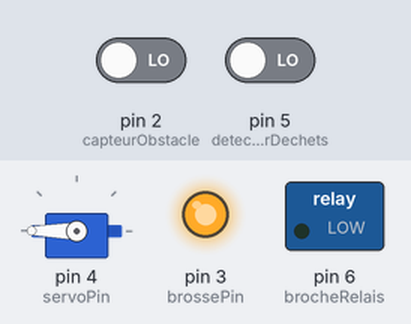
Simulated run of this sketch. Board: Arduino Uno, built with avr-gcc and run on an emulated ATmega328P. Parts: servo, switched loads named in the sketch (green lamp = pin HIGH), output pins drawn as LEDs (lit = HIGH). Inputs (shaded band) come from the test bench; at power-on: pin 2 (capteurObstacle) LOW, pin 5 (detecteurDechets) LOW.

Above: at 1.2 s.
1.3 s: pin 2 (capteurObstacle) driven HIGH
At 2.5 s:
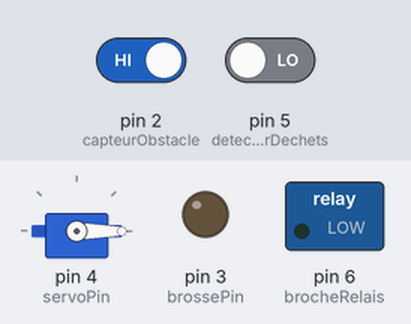
2.8 s: pin 5 (detecteurDechets) driven HIGH
At 3.9 s:
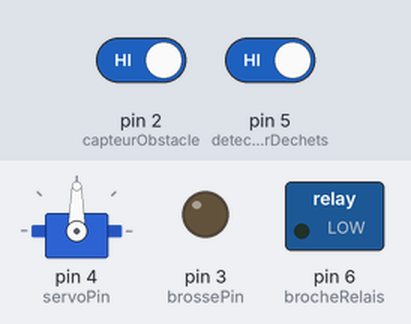
4.3 s: pin 5 (detecteurDechets) driven LOW
At 5.4 s:
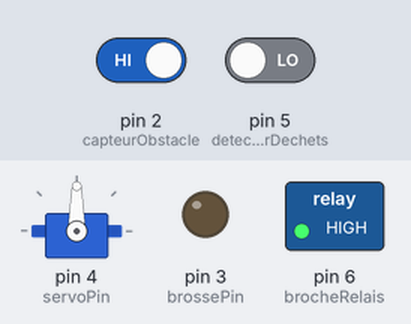
7.3 s: pin 2 (capteurObstacle) driven LOW
At 8.4 s:
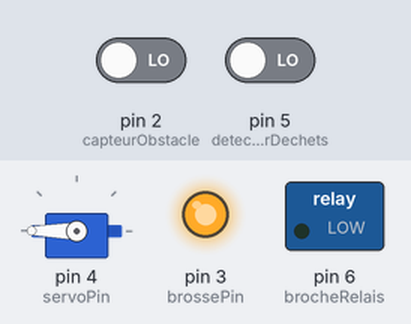
Timing chart, 0 to 9.8 s (numbered marks = the images above; inputs shaded):
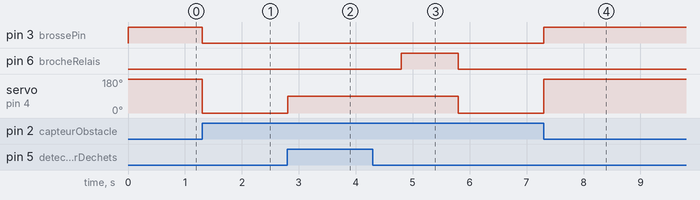

The sketch:

ir_Joe.ino
```cpp
// Inclure les bibliothèques nécessaires
#include <Servo.h>

// Définir les broches des capteurs et des actionneurs
const int capteurObstacle = 2;    // Exemple de broche pour le capteur d'obstacle
const int brossePin = 3;          // Exemple de broche pour le moteur de la brosse
const int servoPin = 4;           // Exemple de broche pour le servo-moteur
const int detecteurDechets = 5;   // Exemple de broche pour le capteur de déchets
const int brocheRelais = 6;       // Exemple de broche pour le relais de déchargement

// Déclarer les objets
Servo servo; // Créer un objet servo pour contrôler le servo-moteur

// Définir les constantes
const int angleMin = 0;   // Angle minimum pour le servo-moteur
const int angleMax = 180; // Angle maximum pour le servo-moteur
const int seuilDechets = 50; // Exemple de seuil pour déterminer si le sac est rempli

// Variable pour suivre l'état du sac
int capaciteSac = 0;

// Fonction pour initialiser les composants
void setup()
{
  // Initialiser les broches
  pinMode(capteurObstacle, INPUT);
  pinMode(brossePin, OUTPUT);
  pinMode(detecteurDechets, INPUT);
  pinMode(brocheRelais, OUTPUT);

  // Attacher le servo-moteur à la broche
  servo.attach(servoPin);
}

// Fonction pour balayer
void balayer()
{
  // Vérifier si un obstacle est détecté
  if (digitalRead(capteurObstacle) == HIGH)
  {
    // Arrêter la brosse
    digitalWrite(brossePin, LOW);

    // Tourner le servo-moteur à gauche
    servo.write(angleMin);
  }
  else
  {
    // Démarrer la brosse
    digitalWrite(brossePin, HIGH);

    // Tourner le servo-moteur à droite
    servo.write(angleMax);
  }
}

// Fonction pour collecter les déchets
void collecterDechets()
{
  // Vérifier si des déchets sont détectés par le capteur de proximité à effet Hall
  if (digitalRead(detecteurDechets) == HIGH)
  {
    capaciteSac++; // Incrémenter la capacité du sac

    // Vérifier si le sac est plein
    if (capaciteSac >= seuilDechets)
    {
      arreterBalayage(); // Arrêter le balayage une fois le sac plein
    }
  }
}

// Fonction pour décharger les déchets
void dechargerDechets()
{
  // Décharger les déchets dans un endroit approprié
  digitalWrite(brocheRelais, HIGH);
  delay(1000);
  digitalWrite(brocheRelais, LOW);

  capaciteSac = 0; // Réinitialiser la capacité du sac après le déchargement
}

// Fonction pour arrêter le balayage
void arreterBalayage()
{
  // Arrêter la brosse
  digitalWrite(brossePin, LOW);

  // Tourner le servo-moteur à la position centrale
  servo.write(angleMax / 2);

  // Surveiller en continu l'état des capteurs et des équipements
  while (digitalRead(detecteurDechets) == HIGH)
  {
    // Attendre que les déchets soient déchargés
    delay(1000);
  }

  dechargerDechets(); // Décharger les déchets une fois le sac vidé
}

// Fonction principale
void loop()
{
  // Appeler la fonction de balayage
  balayer();

  // Appeler la fonction pour collecter les déchets
  collecterDechets();
}
```

Measured:
- after the input at 1.3 s, pin 3 (brossePin): HIGH → LOW at once; servo on pin 4 (servoPin): 180° → 0° at once
- after the input at 2.8 s, servo on pin 4 (servoPin): 0° → 90° at once
- after the input at 4.3 s, pin 6 (brocheRelais): LOW → HIGH after 0.50 s, → LOW 1.0 s later; servo on pin 4 (servoPin): 90° → 0° after 1.5 s
- after the input at 7.3 s, pin 3 (brossePin): LOW → HIGH at once; servo on pin 4 (servoPin): 0° → 180° at once
